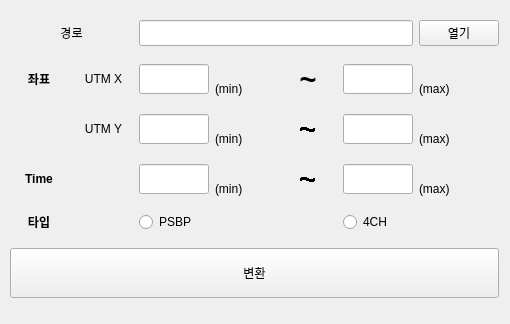
<?xml version="1.0" encoding="UTF-8"?>
<ui version="4.0">
 <class>MainWindow</class>
 <widget class="QMainWindow" name="MainWindow">
  <property name="geometry">
   <rect>
    <x>0</x>
    <y>0</y>
    <width>510</width>
    <height>324</height>
   </rect>
  </property>
  <property name="windowTitle">
   <string>초안</string>
  </property>
  <widget class="QWidget" name="centralwidget">
   <widget class="QWidget" name="gridLayoutWidget">
    <property name="geometry">
     <rect>
      <x>10</x>
      <y>10</y>
      <width>489</width>
      <height>301</height>
     </rect>
    </property>
    <layout class="QGridLayout" name="gridLayout">
     <item row="5" column="2">
      <widget class="QRadioButton" name="rb_psbp">
       <property name="text">
        <string>PSBP</string>
       </property>
      </widget>
     </item>
     <item row="2" column="5">
      <widget class="QLineEdit" name="le_x_max">
       <property name="maximumSize">
        <size>
         <width>70</width>
         <height>30</height>
        </size>
       </property>
       <property name="font">
        <font>
         <pointsize>9</pointsize>
        </font>
       </property>
      </widget>
     </item>
     <item row="4" column="4">
      <widget class="QLabel" name="label_7">
       <property name="font">
        <font>
         <pointsize>22</pointsize>
         <bold>true</bold>
         <stylestrategy>NoAntialias</stylestrategy>
        </font>
       </property>
       <property name="text">
        <string>~</string>
       </property>
       <property name="alignment">
        <set>Qt::AlignmentFlag::AlignCenter</set>
       </property>
      </widget>
     </item>
     <item row="3" column="1">
      <widget class="QLabel" name="label_6">
       <property name="text">
        <string>UTM Y</string>
       </property>
       <property name="alignment">
        <set>Qt::AlignmentFlag::AlignCenter</set>
       </property>
      </widget>
     </item>
     <item row="2" column="1">
      <widget class="QLabel" name="label_5">
       <property name="text">
        <string>UTM X</string>
       </property>
       <property name="textFormat">
        <enum>Qt::TextFormat::MarkdownText</enum>
       </property>
       <property name="alignment">
        <set>Qt::AlignmentFlag::AlignCenter</set>
       </property>
      </widget>
     </item>
     <item row="2" column="0">
      <widget class="QLabel" name="label_3">
       <property name="font">
        <font>
         <bold>true</bold>
        </font>
       </property>
       <property name="text">
        <string>좌표</string>
       </property>
       <property name="alignment">
        <set>Qt::AlignmentFlag::AlignCenter</set>
       </property>
      </widget>
     </item>
     <item row="4" column="2">
      <widget class="QLineEdit" name="le_time_min">
       <property name="maximumSize">
        <size>
         <width>70</width>
         <height>30</height>
        </size>
       </property>
       <property name="font">
        <font>
         <pointsize>9</pointsize>
        </font>
       </property>
      </widget>
     </item>
     <item row="4" column="6">
      <widget class="QLabel" name="label_17">
       <property name="font">
        <font>
         <pointsize>9</pointsize>
        </font>
       </property>
       <property name="text">
        <string>(max)</string>
       </property>
       <property name="textFormat">
        <enum>Qt::TextFormat::MarkdownText</enum>
       </property>
       <property name="alignment">
        <set>Qt::AlignmentFlag::AlignBottom|Qt::AlignmentFlag::AlignLeading|Qt::AlignmentFlag::AlignLeft</set>
       </property>
      </widget>
     </item>
     <item row="2" column="6">
      <widget class="QLabel" name="label_13">
       <property name="font">
        <font>
         <pointsize>9</pointsize>
        </font>
       </property>
       <property name="text">
        <string>(max)</string>
       </property>
       <property name="textFormat">
        <enum>Qt::TextFormat::MarkdownText</enum>
       </property>
       <property name="alignment">
        <set>Qt::AlignmentFlag::AlignBottom|Qt::AlignmentFlag::AlignLeading|Qt::AlignmentFlag::AlignLeft</set>
       </property>
      </widget>
     </item>
     <item row="4" column="0">
      <widget class="QLabel" name="label_8">
       <property name="font">
        <font>
         <bold>true</bold>
        </font>
       </property>
       <property name="text">
        <string>Time</string>
       </property>
       <property name="alignment">
        <set>Qt::AlignmentFlag::AlignCenter</set>
       </property>
      </widget>
     </item>
     <item row="3" column="5">
      <widget class="QLineEdit" name="le_y_max">
       <property name="maximumSize">
        <size>
         <width>70</width>
         <height>30</height>
        </size>
       </property>
       <property name="font">
        <font>
         <pointsize>9</pointsize>
        </font>
       </property>
      </widget>
     </item>
     <item row="4" column="5">
      <widget class="QLineEdit" name="le_time_max">
       <property name="maximumSize">
        <size>
         <width>70</width>
         <height>30</height>
        </size>
       </property>
       <property name="font">
        <font>
         <pointsize>9</pointsize>
        </font>
       </property>
      </widget>
     </item>
     <item row="0" column="6">
      <widget class="QPushButton" name="pb_open">
       <property name="text">
        <string>열기</string>
       </property>
      </widget>
     </item>
     <item row="5" column="5">
      <widget class="QRadioButton" name="rb_4ch">
       <property name="text">
        <string>4CH</string>
       </property>
      </widget>
     </item>
     <item row="3" column="2">
      <widget class="QLineEdit" name="le_y_min">
       <property name="maximumSize">
        <size>
         <width>70</width>
         <height>30</height>
        </size>
       </property>
       <property name="font">
        <font>
         <pointsize>9</pointsize>
        </font>
       </property>
      </widget>
     </item>
     <item row="2" column="2">
      <widget class="QLineEdit" name="le_x_min">
       <property name="maximumSize">
        <size>
         <width>70</width>
         <height>30</height>
        </size>
       </property>
       <property name="font">
        <font>
         <pointsize>9</pointsize>
        </font>
       </property>
      </widget>
     </item>
     <item row="2" column="3">
      <widget class="QLabel" name="label_12">
       <property name="font">
        <font>
         <pointsize>9</pointsize>
        </font>
       </property>
       <property name="text">
        <string>(min)</string>
       </property>
       <property name="textFormat">
        <enum>Qt::TextFormat::MarkdownText</enum>
       </property>
       <property name="alignment">
        <set>Qt::AlignmentFlag::AlignBottom|Qt::AlignmentFlag::AlignLeading|Qt::AlignmentFlag::AlignLeft</set>
       </property>
      </widget>
     </item>
     <item row="6" column="0" colspan="7">
      <widget class="QPushButton" name="pb_convert">
       <property name="minimumSize">
        <size>
         <width>100</width>
         <height>50</height>
        </size>
       </property>
       <property name="text">
        <string>변환</string>
       </property>
      </widget>
     </item>
     <item row="3" column="4">
      <widget class="QLabel" name="label_9">
       <property name="font">
        <font>
         <pointsize>22</pointsize>
         <bold>true</bold>
         <stylestrategy>NoAntialias</stylestrategy>
        </font>
       </property>
       <property name="text">
        <string>~</string>
       </property>
       <property name="alignment">
        <set>Qt::AlignmentFlag::AlignCenter</set>
       </property>
      </widget>
     </item>
     <item row="3" column="3">
      <widget class="QLabel" name="label_14">
       <property name="font">
        <font>
         <pointsize>9</pointsize>
        </font>
       </property>
       <property name="text">
        <string>(min)</string>
       </property>
       <property name="textFormat">
        <enum>Qt::TextFormat::MarkdownText</enum>
       </property>
       <property name="alignment">
        <set>Qt::AlignmentFlag::AlignBottom|Qt::AlignmentFlag::AlignLeading|Qt::AlignmentFlag::AlignLeft</set>
       </property>
      </widget>
     </item>
     <item row="4" column="3">
      <widget class="QLabel" name="label_16">
       <property name="font">
        <font>
         <pointsize>9</pointsize>
        </font>
       </property>
       <property name="text">
        <string>(min)</string>
       </property>
       <property name="textFormat">
        <enum>Qt::TextFormat::MarkdownText</enum>
       </property>
       <property name="alignment">
        <set>Qt::AlignmentFlag::AlignBottom|Qt::AlignmentFlag::AlignLeading|Qt::AlignmentFlag::AlignLeft</set>
       </property>
      </widget>
     </item>
     <item row="2" column="4">
      <widget class="QLabel" name="label_10">
       <property name="font">
        <font>
         <pointsize>22</pointsize>
         <bold>true</bold>
        </font>
       </property>
       <property name="text">
        <string>~</string>
       </property>
       <property name="alignment">
        <set>Qt::AlignmentFlag::AlignCenter</set>
       </property>
      </widget>
     </item>
     <item row="5" column="0">
      <widget class="QLabel" name="label_11">
       <property name="font">
        <font>
         <bold>true</bold>
        </font>
       </property>
       <property name="text">
        <string>타입</string>
       </property>
       <property name="alignment">
        <set>Qt::AlignmentFlag::AlignCenter</set>
       </property>
      </widget>
     </item>
     <item row="3" column="6">
      <widget class="QLabel" name="label_15">
       <property name="font">
        <font>
         <pointsize>9</pointsize>
        </font>
       </property>
       <property name="text">
        <string>(max)</string>
       </property>
       <property name="textFormat">
        <enum>Qt::TextFormat::MarkdownText</enum>
       </property>
       <property name="alignment">
        <set>Qt::AlignmentFlag::AlignBottom|Qt::AlignmentFlag::AlignLeading|Qt::AlignmentFlag::AlignLeft</set>
       </property>
      </widget>
     </item>
     <item row="0" column="0" colspan="2">
      <widget class="QLabel" name="label">
       <property name="text">
        <string>경로</string>
       </property>
       <property name="alignment">
        <set>Qt::AlignmentFlag::AlignCenter</set>
       </property>
      </widget>
     </item>
     <item row="0" column="2" colspan="4">
      <widget class="QLineEdit" name="le_path">
       <property name="maximumSize">
        <size>
         <width>300</width>
         <height>100</height>
        </size>
       </property>
       <property name="maxLength">
        <number>1000</number>
       </property>
       <property name="frame">
        <bool>true</bool>
       </property>
       <property name="cursorPosition">
        <number>0</number>
       </property>
      </widget>
     </item>
    </layout>
   </widget>
  </widget>
 </widget>
 <tabstops>
  <tabstop>le_path</tabstop>
  <tabstop>pb_open</tabstop>
  <tabstop>le_x_min</tabstop>
  <tabstop>le_x_max</tabstop>
  <tabstop>le_y_min</tabstop>
  <tabstop>le_y_max</tabstop>
  <tabstop>le_time_min</tabstop>
  <tabstop>le_time_max</tabstop>
  <tabstop>rb_psbp</tabstop>
  <tabstop>rb_4ch</tabstop>
  <tabstop>pb_convert</tabstop>
 </tabstops>
 <resources/>
 <connections/>
</ui>
